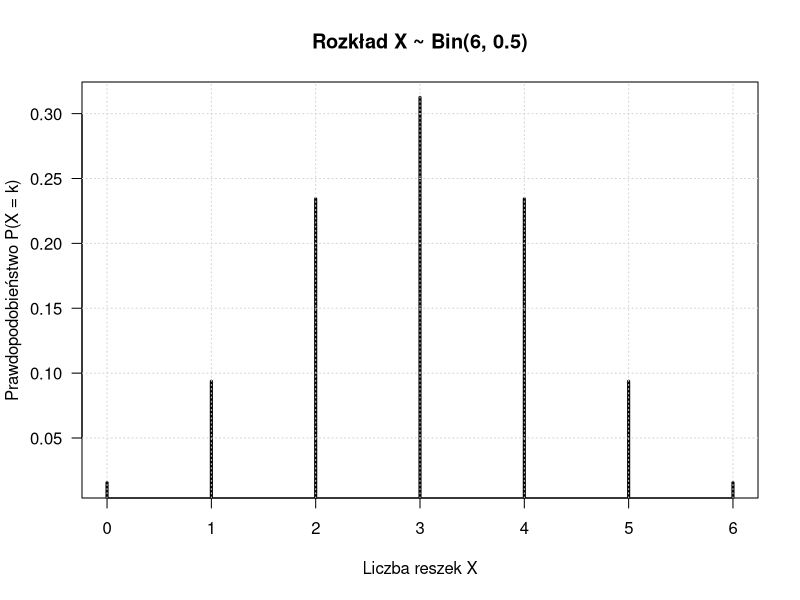

R code for this plot:
# Rzucono monetą 6 razy. Niech X będzie liczbą reszek. Wyznaczyć

n <- 6 # liczba prób - rzutów monetą
p <- 0.5 # p'stwo sukcesu - reszki

# i) P(X = 5)
k <- 5 # p'stwo że rzucając 6 razy monetą uzyskamy dokładnie 5 reszek (5 sukcesów w 6 próbach)
Pi <- dbinom(k, n, p) 
Pi

# ii) P(X ≥ 3)
k <- 3 # # p'stwo że rzucając 6 razy monetą uzyskamy co najmniej 3 reszki (3,4,5,6 sukcesów w 6 próbach)
Pii <- 1 - pbinom(k - 1, n, p) # k - 1 bo ~(X ≥ 3) = (X < 3) = (X ≤ 2)
Pii

# iii) P(2 ≤ X ≤ 4)
k1 <- 2 # od 2 do 4 sukcesów w 6 próbach
k2 <- 4
Piii <- pbinom(k2, n, p) - pbinom(k1 - 1, n, p)
Piii

# iv) Narysować wykres rozkładu zmiennej X (funkcja: plot, type=”h”)
x_values <- 0 : n
Piv <- dbinom(x_values, n, p)
plot(
  x_values, 
  Piv, 
  type = "h", # histogram
  lwd = 3, # line width
  las = 1, # poziome na osi y
  main = "Rozkład X ~ Bin(6, 0.5)",
  xlab = "Liczba reszek X",
  ylab = "Prawdopodobieństwo P(X = k)",
  )
grid()
